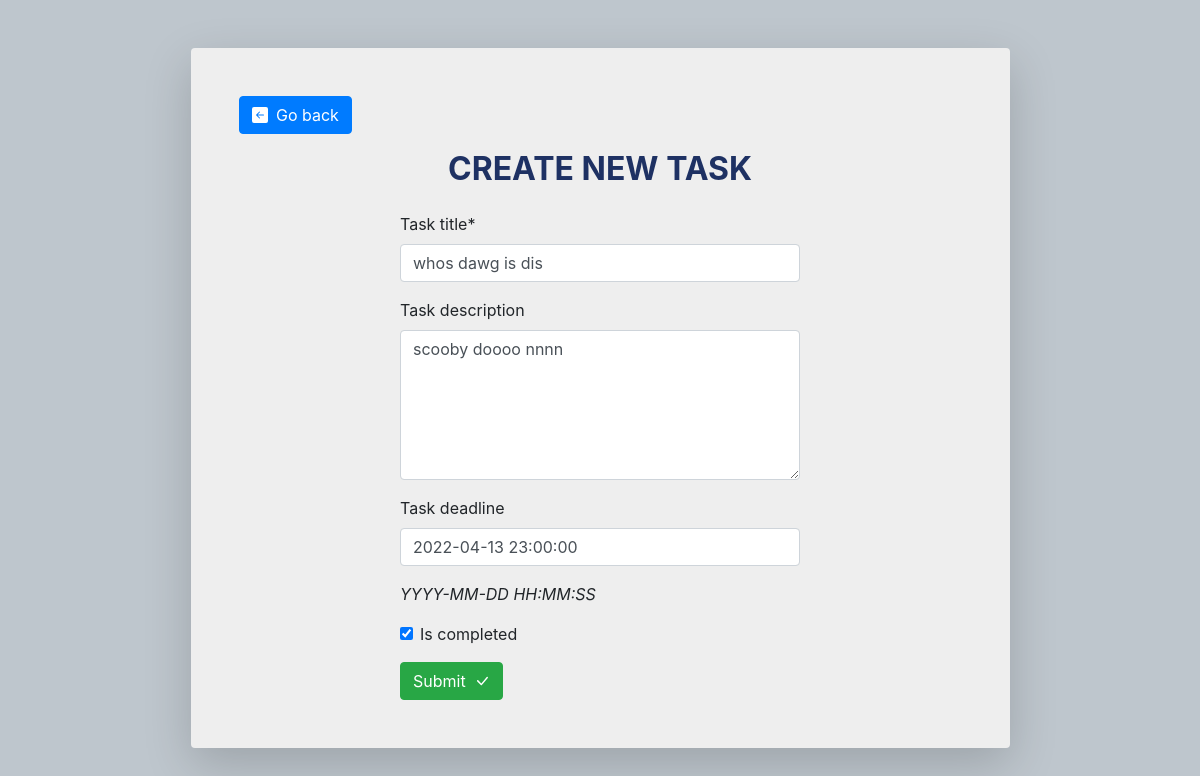
Page /task-update/16 (signed in) on the committed database.
### todoapp/models.py (models this page shows, shortened)
class Todo(models.Model):
    user = models.ForeignKey(User, on_delete=models.CASCADE, null=True, blank=True)
    task_title = models.CharField(max_length=200)
    task_description = models.TextField(null=True, blank=True)
    task_deadline = models.DateTimeField(null=True, blank=True)
    is_completed = models.BooleanField(default=False)
    class Meta:
        ordering = ['is_completed', 'task_deadline']

### todoapp/views.py (the view)
# urls.py: path('task-update/<int:pk>', views.TodoUpdateView.as_view(), name='task-update'),
class TodoUpdateView(LoginRequiredMixin, UpdateView):
    model = Todo
    template_name = 'todoapp/taskCreate.html'
    fields = ['task_title', 'task_description', 'task_deadline', 'is_completed']
    success_url = reverse_lazy('todoapp:index')

### todoapp/templates/todoapp/taskCreate.html (shortened to what this page needs)
{% extends 'todoapp/base.html' %}
{% load crispy_forms_tags %}
{% block content %}
<div class="d-flex flex-column align-items-center shadow-lg p-3 p-sm-5 mt-5 rounded" id="task-create">
    <a href="{% url 'todoapp:index' %}" class="btn btn-primary align-self-start mb-3" role="button">
        Go back
    </a>
    <h2 class="font-weight-bold custom-color">CREATE NEW TASK</h2>
    <form method="post">
        <div class="d-flex flex-column" id="task-create-form">
            <div class="mt-3" id="create-title">
                {{ form.task_title|as_crispy_field }}
            </div>
            <div class="mb-0" id="task-description">
                {{ form.task_description|as_crispy_field }}
            </div>
            <div >
                {{ form.task_deadline|as_crispy_field }}
                <p><em>YYYY-MM-DD HH:MM:SS</em></p>
            </div>
            <div class="d-flex flex-row">
                {{ form.is_completed|as_crispy_field }}
            </div>
        </div>
        <button type="submit" class="btn btn-success" value="Submit">
            Submit
        </button>
    </form>
</div>
{% endblock %}

### todoapp/static/todoapp/style.css (style rules this page uses)
body { background-color: #BEC6CD; }
.custom-color { color: #1E3163; }
#task-create { width: 95%; background-color: #EEEEEE; }
#task-description textarea { height: 150px; }
#create-title { width: auto; }
@media screen and (min-width: 576px) { #main-page, #task-create { width: 90%; } }
@media screen and (min-width: 576px) { #task-create-form { width: 400px; } }
@media screen and (min-width: 768px) { #main-page, #task-create { width: 70%; } }

### rows in the picture
Todo: task_title "whos dawg is dis", task_description "scooby doooo nnnn", task_deadline "2022-04-13 23:00:00", is_completed "☑"
